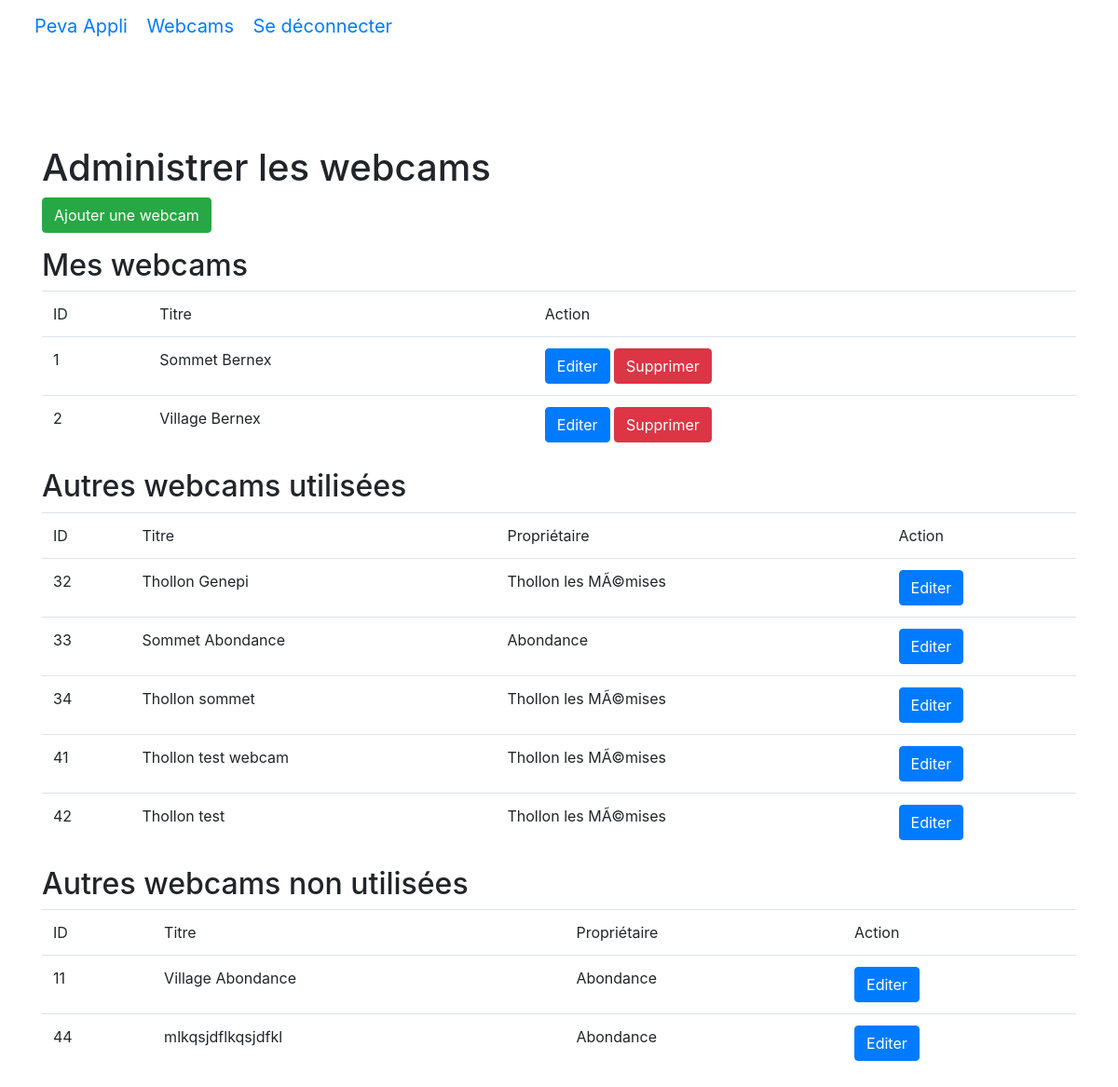
Page /user.php?p=webcam.index (signed in) on the committed database.
### tables this page shows
CREATE TABLE IF NOT EXISTS `webcam` (
  `webcam_id` int(11) NOT NULL AUTO_INCREMENT,
  `webcam_name` varchar(40) DEFAULT NULL,
  `webcam_slug` varchar(80) DEFAULT NULL,
  `webcam_owner` varchar(80) DEFAULT NULL,
  PRIMARY KEY (`webcam_id`),
  KEY `webcam_owner` (`webcam_owner`)
);

CREATE TABLE IF NOT EXISTS `user` (
  `user_id` int(11) NOT NULL AUTO_INCREMENT,
  `user_login` varchar(40) DEFAULT NULL,
  `user_pass` varchar(40) DEFAULT NULL,
  `user_privilege` int(11) DEFAULT NULL,
  `user_slug` varchar(40) DEFAULT NULL,
  `user_name` varchar(40) DEFAULT NULL,
  PRIMARY KEY (`user_id`)
);

### app/App.php (called while the page is built, shortened)
<?php
class App{
	private $db_instance;
	private static $_instance;
	public static function getInstance(){
		if(is_null(self::$_instance)){
			self::$_instance=new App();
		}
		return self::$_instance;
	}
	public static function load(){
		require ROOT.'/app/Autoloader.php';
		require ROOT.'/core/Autoloader.php';
	}
	public function getTable($name){
		return new $class_name($this->getDb());
	}
	public function getDb(){
		$config = Config::getInstance(ROOT.'/config/config.php');
		if (is_null($this->db_instance)) {
			$this->db_instance = new MysqlDatabase($config->get('db_name'), $config->get('db_user'), $config->get('db_pass'), $config->get('db_host'));
		}
		return $this->db_instance;
	}
}

### app/Autoloader.php (called while the page is built, shortened)
<?php
class Autoloader{
    static function autoload($class){
        if (strpos($class, __NAMESPACE__ . '\\') === 0){
            $class = str_replace(__NAMESPACE__ . '\\', '', $class);
            $class = str_replace('\\', '/', $class);
        }
    }
}

### core/Autoloader.php (called while the page is built, shortened)
<?php
class Autoloader{
    static function autoload($class){
        if (strpos($class, __NAMESPACE__ . '\\') === 0){
            $class = str_replace(__NAMESPACE__ . '\\', '', $class);
            $class = str_replace('\\', '/', $class);
        }
    }
}

### core/Config.php (called while the page is built, shortened)
<?php
class Config{
	private $settings=[];
	private static $_instance;
	public static function getInstance($file){
		if(is_null(self::$_instance)){
			self::$_instance = new Config($file);
		}
		return self::$_instance;
	}
	public function __construct($file){
		$this->settings = require($file);
	}
	public function get($key){
		return $this->settings[$key];
	}
}

### config/config.php (called while the page is built)
<?php
return array(
	"db_name" => "peva_admin",
	"db_user" => "root",
	"db_pass" => "",
	"db_host" => "localhost"
);

### core/Table/Table.php (called while the page is built, shortened)
<?php
class Table{
	protected $db;
	public function __construct(Database $db){
		$this->db=$db;
	}
	public function query($statement, $attributes=null, $one =false){
		if($attributes){
			return $this->db->prepare(
				$statement,
				$attributes,
				str_replace('Table','Entity',get_class($this)),
				$one
			);
		} else{
			return $this->db->query(
				$statement,
				str_replace('Table','Entity',get_class($this)),
				$one
			);
		}
	}
}

### core/Database/MysqlDatabase.php (called while the page is built, shortened)
<?php
class MysqlDatabase extends Database{
	private $pdo;
	private function getPDO(){
		if($this->pdo === null){
			$pdo = new PDO('mysql:host=localhost;dbname=peva_admin','root','');
			$pdo->setAttribute(PDO::ATTR_ERRMODE, PDO::ERRMODE_EXCEPTION);
			$this->pdo=$pdo;
		}
		return $this->pdo;
	}
	public function prepare($statement, $attributes, $class_name=null, $one = false){
		$req = $this->getPDO()->prepare($statement);
		$res = $req->execute($attributes);
		if ($class_name===null) {
			$req->setFetchMode(PDO::FETCH_OBJ);
		}
		else{
			$req->setFetchMode(PDO::FETCH_CLASS,$class_name);
		}
		if($one){
			$datas = $req->fetch();
		}
		else{
			$datas = $req->fetchAll();
		}
		return $datas;
	}
}

### app/Table/WebcamTable.php (called while the page is built, shortened)
<?php
class WebcamTable extends Table{
	public function getWebcamsOwnedByUser($user_id){
		return $this->query("
			SELECT * FROM webcam
			LEFT JOIN user
			ON webcam_owner = user_id
			WHERE user_id = ?",[$user_id]);
	}
	public function getWebcamsUsedByUser($user_id){
		return $this->query('
			SELECT * FROM webcam
			LEFT JOIN emplacementwebcam	ON webcam_id = w_id
			LEFT JOIN emplacement ON e_id = emplacement_id
			LEFT JOIN user ON webcam_owner = user_id
			WHERE emplacement_owner = ? AND webcam_owner != ?
			GROUP BY webcam_id
		',[$user_id, $user_id]);
	}
	public function getWebcamsUnusedByUser($user_id){
		return $this->query('
			SELECT * FROM webcam
			LEFT JOIN user ON webcam_owner = user_id
			WHERE webcam_id NOT IN(
				SELECT webcam_id FROM webcam
				LEFT JOIN emplacementwebcam	ON webcam_id = w_id
				LEFT JOIN emplacement ON e_id = emplacement_id
				LEFT JOIN user ON webcam_owner = user_id
				WHERE emplacement_owner = ? AND webcam_owner != ?
			)
			AND webcam_owner != ?
			ORDER BY webcam_owner
		',[$user_id, $user_id, $user_id]);
	}
}

### pages/users/webcams/index.php (the view, shortened to what this page needs)
<?php
$webcams = App::getInstance()->getTable('Webcam');
$webcamsOwned = $webcams->getWebcamsOwnedByUser($_SESSION['user_id']);
$webcamsUsed = $webcams->getWebcamsUsedByUser($_SESSION['user_id']);
$webcamsUnused = $webcams->getWebcamsUnusedByUser($_SESSION['user_id']);
?>
<h1>Administrer les webcams</h1>
<p>
	<a href="?p=webcam.add" class="btn btn-success">Ajouter une webcam</a>
</p>
<h2>Mes webcams</h2>
<table class="table">
	<thead>
		<tr>
			<td>ID</td>
			<td>Titre</td>
			<td>Action</td>
		</tr>
	</thead>
	<tbody>
		<?php foreach ($webcamsOwned as $webcam): ?>
			<tr>
				<td><?= $webcam->webcam_id; ?></td>
				<td><?= $webcam->webcam_name; ?></td>
				<td>
					<a href="?p=webcam.edit&id=<?= $webcam->webcam_id;?>" class="btn btn-primary">Editer</a>
					<form action="?p=webcam.delete" method="post" style="display: inline;">
						<button type="submit" class="btn btn-danger" href="?p=webcam.delete&id=<?= $webcam->webcam_id;?>">Supprimer</button>
					</form>
				</td>
			</tr>
		<?php endforeach; ?>
	</tbody>
</table>
<h2>Autres webcams utilisées</h2>
<table class="table">
	<thead>
		<tr>
			<td>ID</td>
			<td>Titre</td>
			<td>Propriétaire</td>
			<td>Action</td>
		</tr>
	</thead>
	<tbody>
		<?php foreach ($webcamsUsed as $webcam): ?>
			<tr>
				<td><?= $webcam->webcam_id; ?></td>
				<td><?= $webcam->webcam_name; ?></td>
				<td><?= $webcam->user_name; ?></td>
				<td>
					<a href="?p=webcam.check&id=<?= $webcam->webcam_id;?>" class="btn btn-primary">Editer</a>
				</td>
			</tr>
		<?php endforeach; ?>
	</tbody>
</table>
<h2>Autres webcams non utilisées</h2>
<table class="table">
	<thead>
		<tr>
			<td>ID</td>
			<td>Titre</td>
			<td>Propriétaire</td>
			<td>Action</td>
		</tr>
	</thead>
	<tbody>
		<?php foreach ($webcamsUnused as $webcam): ?>
			<tr>
				<td><?= $webcam->webcam_id; ?></td>
				<td><?= $webcam->webcam_name; ?></td>
				<td><?= $webcam->user_name; ?></td>
				<td>
					<a href="?p=webcam.check&id=<?= $webcam->webcam_id;?>" class="btn btn-primary">Editer</a>
				</td>
			</tr>
		<?php endforeach; ?>
	</tbody>
</table>

### rows in the picture
webcam: webcam_id "1", webcam_name "Sommet Bernex"
webcam: webcam_id "2", webcam_name "Village Bernex"
webcam: webcam_id "32", webcam_name "Thollon Genepi", user.user_name "Thollon les MÃ©mises"
webcam: webcam_id "33", webcam_name "Sommet Abondance", user.user_name "Abondance"
webcam: webcam_id "34", webcam_name "Thollon sommet", user.user_name "Thollon les MÃ©mises"
webcam: webcam_id "41", webcam_name "Thollon test webcam", user.user_name "Thollon les MÃ©mises"
webcam: webcam_id "42", webcam_name "Thollon test", user.user_name "Thollon les MÃ©mises"
webcam: webcam_id "11", webcam_name "Village Abondance", user.user_name "Abondance"
webcam: webcam_id "44", webcam_name "mlkqsjdflkqsjdfkl", user.user_name "Abondance"
